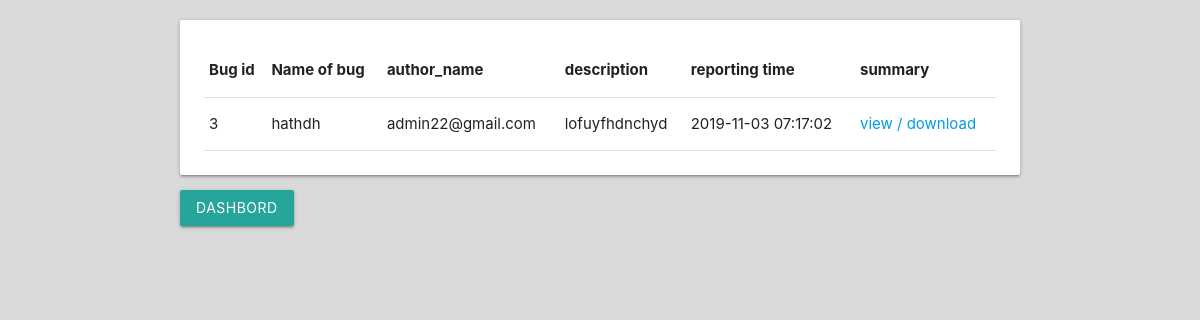
Screenshot of /user/users.php (signed in) with the database file from the repository.
### tables this page shows
CREATE TABLE `report` (
  `id` int(255) NOT NULL,
  `filepath` varchar(255) NOT NULL,
  `filename` varchar(255) NOT NULL,
  `description` varchar(255) NOT NULL,
  `bug_name` varchar(255) NOT NULL,
  `bug_type` varchar(255) DEFAULT NULL,
  `author_name` varchar(255) NOT NULL,
  `register` timestamp NOT NULL DEFAULT CURRENT_TIMESTAMP ON UPDATE CURRENT_TIMESTAMP
);

### user/users.php (the view, shortened to what this page needs)
<?php
$servername = "localhost";
$username = "root";
$password = "";
$dbname = "bug";
$conn = new mysqli($servername, $username, $password, $dbname);
?>
<?php
$user = $_SESSION['username'];
$qury = mysqli_query($conn ,"select * from users where name = '$user'");
$row = mysqli_fetch_array($qury);
$id =$row["name"];
?>
<?php
$sql = "SELECT * FROM `report` where author_name = '$id'";
$result = $conn->query($sql);
?>
 <!DOCTYPE html>
  <html>
    <head>
      <link rel="stylesheet" href="https://cdnjs.cloudflare.com/ajax/libs/materialize/1.0.0/css/materialize.min.css">
      <link rel="stylesheet" type="text/css" href="style.css">
    </head>
    <body>
<div class=" container doc" style="margin-top: 20px;">
<div class=" card-panel">
<?php
if ($result->num_rows > 0) {
    echo "<table>
    <tr><th>Bug id </th><th>Name of bug </th><th>author_name</th><th>description</th><th>reporting time </th><th>summary </th></tr>";
    while($row = $result->fetch_assoc()) {
        echo
        "<tr>
        <td>".$row["id"]."</td>
        <td>".$row["bug_name"]."</td>
        <td>".$row["author_name"]."</td>
        <td>".$row["description"]."</td>
        <td> ".$row["register"]."</td>
        <td> <a href= ../php/" . $row["filepath"] . " target='_blank'>view / download</a></td></tr>";
    }
    echo "</table>";
} else {
    echo "<p class ='red-text center'>sorry  there is no docment found</p> ";
}
?>
</div>
<a href="dash.php" class="btn"> Dashbord </a>
</div>
    </body>
  </html>

### css/style.css (style rules this page uses)
body { background-color: #DADADA; }

### rows the page displays
report: id "3", bug_name "hathdh", author_name "admin22@gmail.com", description "lofuyfhdnchyd", register "2019-11-03 07:17:02"
